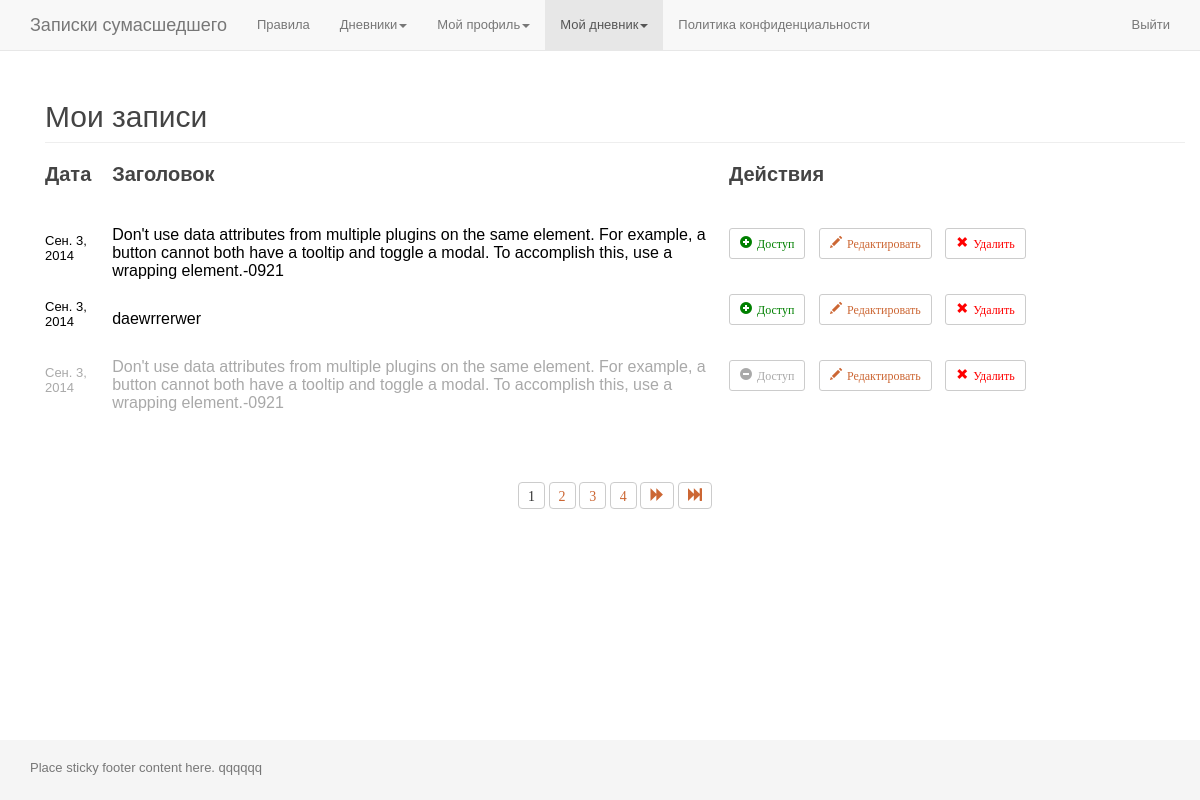
Page /my_records/ (signed in) on the earlier database version.
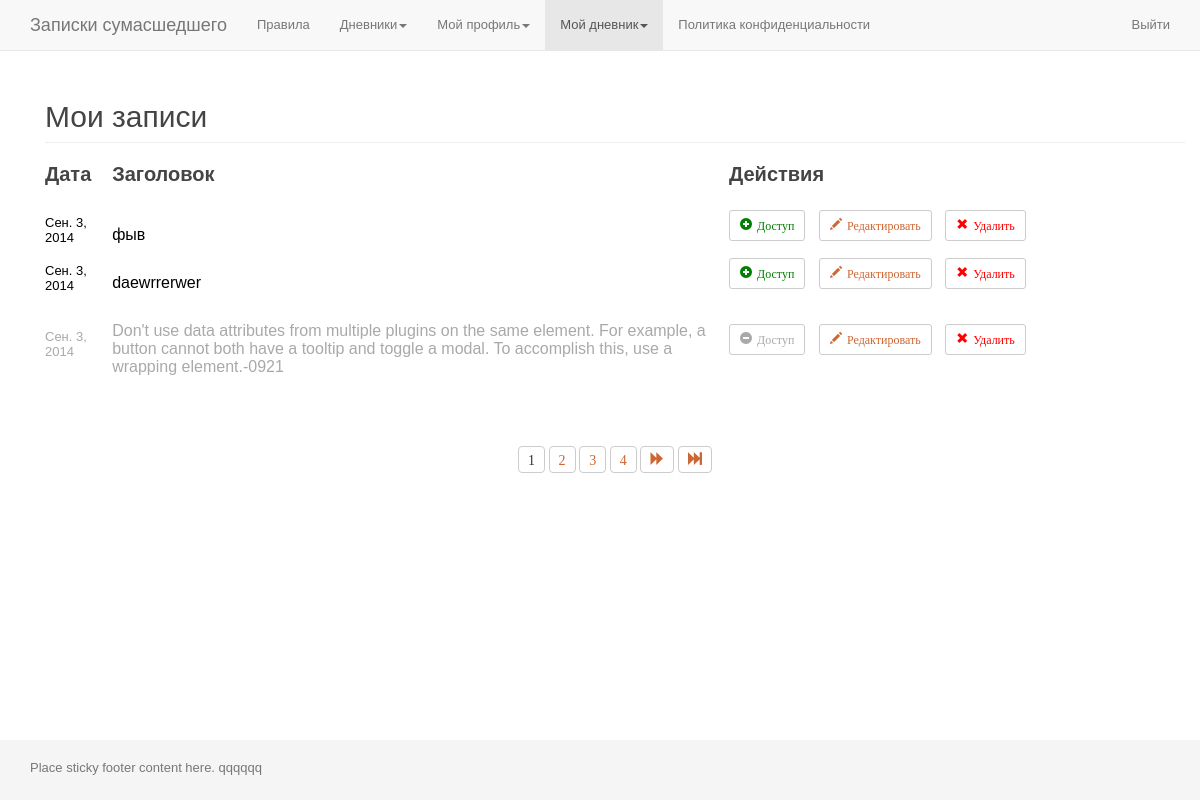
Same page on the later database version.
### app_zapsum/models.py (models this page shows, shortened)
class Diary(models.Model):
	user_id = models.IntegerField(
		'',
		blank=True,
		null=True,
	)
	title = models.CharField(
		'Заголовок записи',
		max_length=100,
		blank=False,
	)
	date = models.DateField(
		'Дата записи',
		blank=True,
		null=True,
	)
	text = models.TextField(
		'Содержание записи',
		max_length=5000,
		blank=False,
	)
	last_edit_date = models.DateField(
		'Дата последнего редактирования',
		default=datetime.now(),
	)
	is_active = models.BooleanField(default=True)
	is_delete = models.BooleanField(default=False)
	@classmethod
	def get_all_user_entries(self, id):
		return self.objects.filter(user_id=id)

### app_zapsum/views.py (the view)
# urls.py: url(r'^my_records/$', 'views.my_records', name='my_records'),
@login_required
def my_records(request):
	all_user_entries = Diary.get_all_user_entries(id=request.user.pk)
	paginator = Paginator(all_user_entries, 3)
	list_pages = paginator.page_range
	page = request.GET.get('page')
	try:
		all_user_entries_paginated = paginator.page(page)
	except PageNotAnInteger:
		all_user_entries_paginated = paginator.page(1)
	except EmptyPage:
		all_user_entries_paginated = paginator.page(paginator.num_pages)
	last_page = list_pages[-1]
	first_page = list_pages[0]
	t = loader.get_template('page_my_records.html')
	c = RequestContext(request, {
		'all_user_entries': all_user_entries,
		'list_pages': list_pages,
		'all_user_entries_paginated': all_user_entries_paginated,
		'last_page': last_page,
		'first_page': first_page,
	}, [custom_proc])
	return HttpResponse(t.render(c))

### app_accounts/templatetags/tags_app_accounts.py (called while the page is built)
@register.inclusion_tag("part_auth_area.html")
def part_auth_area(is_authenticated):
	return {
		'is_authenticated': is_authenticated,
	}

### app_zapsum/views.py (called while the page is built)
def custom_proc(request):
	return{
		'request': request,
	}

### app_zapsum/templates/page_my_records.html (shortened to what this page needs)
{% extends "page_base.html" %}
{% block content %}
	<section class="section my_records_list">
		<div class="page-header">
			<h2>Мои записи</h2>
		</div>
		<table class="list_table">
			<thead>
				<tr>
					<td>Дата</td>
					<td>Заголовок</td>
					<td>Действия</td>
				</tr>
			</thead>
			<tbody>
				{% for entry in all_user_entries_paginated %}
					<tr class="article">
						<td class="cell_date">
							<a class="article_link" href="/edit_records/{{ entry.id }}/">
								{% if entry.date %}
									<span class="date_span {% if not entry.is_active %} active_false {% endif %}">{{ entry.date }}</span>
								{% endif %}
							</a>
						</td>
						<td class="cell_title">
							<a class="article_link" href="/edit_records/{{ entry.id }}/">
								{% if entry.title %}
									<h3 class="h3 {% if not entry.is_active %} active_false {% endif %}">{{ entry.title }}</h3>
								{% endif %}
							</a>
						</td>
						<td class="cell_actions">
							<button type="button" class="btn btn-default btn-xs">
								<span class="glyphicon activeRecord {% if entry.is_active %} glyphicon-plus-sign {% else %} glyphicon-minus-sign {% endif %}" data-id-rec="{{ entry.id }}">Доступ</span>
							</button>
							<button type="button" class="btn btn-default btn-xs">
								<a class="glyphicon glyphicon-pencil editRecord" href="/edit_records/{{ entry.id }}/">Редактировать</a>
							</button>
							<button type="button" class="btn btn-default btn-xs">
								<span class="glyphicon glyphicon-remove deleteRecord" data-id-delete="{{ entry.id }}">Удалить</span>
							</button>
						</td>
					</tr>
				{% endfor %}
			</tbody>
		</table>
		{% if last_page > 1 %}
			<div class="pager_outer">
				<div class="pager">
					<span>
						{% for page in list_pages  %}
							<div class="btn-group">
								{% if all_user_entries_paginated.number == page %}
									<button type="button" class="btn btn-default">
										<span class="a glyphicon">{{ page }}</span>
									</button>
								{% else %}
									<button type="button" class="btn btn-default">
										<a class="a num glyphicon" href="?page={{ page }}">{{ page }}</a>
									</button>
								{% endif %}
							</div>
						{% endfor %}
					</span>
					{% if all_user_entries_paginated.has_next %}
						<button type="button" class="btn btn-default">
							<a class="a right glyphicon glyphicon-forward" href="?page={{ all_user_entries_paginated.next_page_number }}"></a>
						</button>
						<button type="button" class="btn btn-default">
							<a class="a right2 glyphicon glyphicon-fast-forward" href="?page={{ last_page }}"></a>
						</button>
					{% endif %}
				</div>
			</div>
		{% endif %}
	</section>
{% endblock %}

### zapsum/templates/page_base.html (shortened to what this page needs)
<!DOCTYPE html>
{% load staticfiles tags_app_accounts%}
<html lang="ru">
	<head>
		<link href="{% static 'zapsum/css/bootstrap/bootstrap.min.css' %}" rel="stylesheet">
		<link href="{% static 'zapsum/css/bootstrap/sticky-footer-navbar.css' %}" rel="stylesheet">
		<link href="{% static 'zapsum/css/styles.css' %}" rel="stylesheet">
		<link href="{% static 'app_accounts/css/styles.css' %}" rel="stylesheet">
		<link href="{% static 'app_zapsum/css/styles.css' %}" rel="stylesheet">
	</head>
	<body>
		<div class="navbar navbar-default navbar-fixed-top nav_top" role="navigation">
			<div class="container">
				<div class="navbar-header">
					<a class="navbar-brand" href="{% url 'rules' %}">Записки сумасшедшего</a>
				</div>
				<div class="collapse navbar-collapse">
				  <ul class="nav navbar-nav">
					<li><a href="{% url 'rules' %}">Правила</a></li>
					<li class="dropdown">
						<a href="#" class="dropdown-toggle" data-toggle="dropdown">Дневники<span class="caret"></span></a>
					</li>
					{% if request.user.is_authenticated %}
					<li class="dropdown">
						<a href="#" class="dropdown-toggle" data-toggle="dropdown">Мой профиль<span class="caret"></span></a>
					</li>
					<li class="dropdown">
						<a href="#" class="dropdown-toggle" data-toggle="dropdown">Мой дневник<span class="caret"></span></a>
					</li>
					{% endif %}
					<li><a href="{% url 'privacy_policy' %}">Политика конфиденциальности</a></li>
				  </ul>
					<ul class="nav navbar-nav navbar-right">
						{% part_auth_area request.user.is_authenticated %}
					</ul>
				</div>
			</div>
		</div>
		<div class="container">
			<div class="container">
				{% block content %}{% endblock %}
			</div>
		</div>
		<div class="footer">
			<div class="container">
				<p class="text-muted">Place sticky footer content here. {{ user }}</p>
			</div>
		</div>
	</body>
</html>

### app_accounts/templates/part_auth_area.html (shortened to what this page needs)
{% if is_authenticated %}
	<li>
		<a href="{% url 'logout' %}">Выйти</a>
	</li>
{% endif %}

### zapsum/static/zapsum/css/styles.css (style rules this page uses)
html, body, div, h1, h2, h3, h4, h5, h6, a, a img, p, ul, ol, li, span, fieldset , form, dl, dd, dt, table, tr, td, img { border: none; margin: 0; outline: none; padding: 0; }
html { height:100%; }
body { height:100%; margin: 0 auto; font: normal 13px arial, sans-serif; color: #444; }
a { color: #cc6633; }
ul { list-style-type: none; }
.pager { padding-top: 40px; }
.pager .btn { padding: 0; }
.pager .a { padding: 3px 9px 8px; }
.my_records_list .list_table { width: 100%; }
.my_records_list .list_table thead { font: bold 20px arial, sans-serif; }
.my_records_list .list_table thead td { padding-bottom: 20px; }
.my_records_list .list_table .cell_date { padding: 0 20px 0 0; }
.my_records_list .list_table .cell_date .date_span { font: 13px arial, sans-serif; color: #000; }
.my_records_list .article .cell_date .date_span.active_false { color: #a9a9a9; }
.my_records_list .list_table .cell_title { padding: 0 20px 0 0; }
.my_records_list .list_table .cell_title .h3 { font: 16px arial, sans-serif; color: #000; }
.my_records_list .list_table .cell_actions { width: 40%; }
.my_records_list .list_table .cell_actions button { margin: 0 10px 10px 0; }
.my_records_list .article .h3.active_false { color: #a9a9a9; }
.my_records_list .article .h3 { display: inline-block; }
.my_records_list .article .glyphicon { padding: 5px 5px 10px; display: inline-block; color: #000; }
.my_records_list .article .glyphicon-remove { color: red; }
.my_records_list .article .glyphicon-pencil { color: #cc6633; }
.my_records_list .article .glyphicon-minus-sign { color: #a9a9a9; }
.my_records_list .article .glyphicon-plus-sign { color: green; }
.my_records_list .article .glyphicon:before { margin: 5px 5px 5px 0; }

Differences in the rows shown:
changed Diary: title "Don't use data attributes from multiple plugins on the same element. For example, a button cannot both have a tooltip and toggle a modal. To accomplish this, use a wrapping element.-0921" → "фыв"
